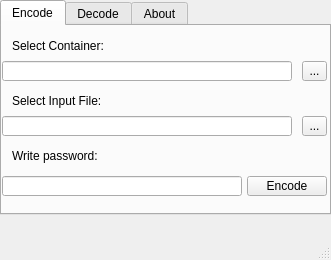
<?xml version="1.0" encoding="UTF-8"?>
<ui version="4.0">
 <class>MainWindow</class>
 <widget class="QMainWindow" name="MainWindow">
  <property name="geometry">
   <rect>
    <x>0</x>
    <y>0</y>
    <width>331</width>
    <height>260</height>
   </rect>
  </property>
  <property name="sizePolicy">
   <sizepolicy hsizetype="Fixed" vsizetype="Fixed">
    <horstretch>0</horstretch>
    <verstretch>0</verstretch>
   </sizepolicy>
  </property>
  <property name="minimumSize">
   <size>
    <width>331</width>
    <height>260</height>
   </size>
  </property>
  <property name="maximumSize">
   <size>
    <width>331</width>
    <height>260</height>
   </size>
  </property>
  <property name="baseSize">
   <size>
    <width>331</width>
    <height>260</height>
   </size>
  </property>
  <property name="windowTitle">
   <string>Steganographer</string>
  </property>
  <property name="toolButtonStyle">
   <enum>Qt::ToolButtonIconOnly</enum>
  </property>
  <property name="tabShape">
   <enum>QTabWidget::Rounded</enum>
  </property>
  <property name="unifiedTitleAndToolBarOnMac">
   <bool>false</bool>
  </property>
  <widget class="QWidget" name="centralwidget">
   <widget class="QTabWidget" name="MainTab">
    <property name="geometry">
     <rect>
      <x>0</x>
      <y>0</y>
      <width>331</width>
      <height>215</height>
     </rect>
    </property>
    <property name="currentIndex">
     <number>0</number>
    </property>
    <widget class="QWidget" name="Encode">
     <attribute name="title">
      <string>Encode</string>
     </attribute>
     <widget class="QLineEdit" name="Encode_Container_LineEdit">
      <property name="geometry">
       <rect>
        <x>0</x>
        <y>35</y>
        <width>290</width>
        <height>20</height>
       </rect>
      </property>
     </widget>
     <widget class="QLabel" name="Encode_Container_Label">
      <property name="geometry">
       <rect>
        <x>10</x>
        <y>10</y>
        <width>325</width>
        <height>20</height>
       </rect>
      </property>
      <property name="text">
       <string>Select Container:</string>
      </property>
     </widget>
     <widget class="QToolButton" name="Encode_Container_ToolButton">
      <property name="geometry">
       <rect>
        <x>300</x>
        <y>35</y>
        <width>25</width>
        <height>20</height>
       </rect>
      </property>
      <property name="text">
       <string>...</string>
      </property>
     </widget>
     <widget class="QLineEdit" name="Encode_InputFile_LineEdit">
      <property name="geometry">
       <rect>
        <x>0</x>
        <y>90</y>
        <width>290</width>
        <height>20</height>
       </rect>
      </property>
     </widget>
     <widget class="QToolButton" name="Encode_InputFile_ToolButton">
      <property name="geometry">
       <rect>
        <x>300</x>
        <y>90</y>
        <width>25</width>
        <height>20</height>
       </rect>
      </property>
      <property name="text">
       <string>...</string>
      </property>
     </widget>
     <widget class="QLabel" name="Encode_InputFile_Label">
      <property name="geometry">
       <rect>
        <x>10</x>
        <y>65</y>
        <width>325</width>
        <height>20</height>
       </rect>
      </property>
      <property name="text">
       <string>Select Input File:</string>
      </property>
     </widget>
     <widget class="QLineEdit" name="Encode_Password_LineEdit">
      <property name="geometry">
       <rect>
        <x>0</x>
        <y>150</y>
        <width>240</width>
        <height>20</height>
       </rect>
      </property>
      <property name="inputMethodHints">
       <set>Qt::ImhHiddenText|Qt::ImhNoAutoUppercase|Qt::ImhNoPredictiveText|Qt::ImhSensitiveData</set>
      </property>
      <property name="echoMode">
       <enum>QLineEdit::Password</enum>
      </property>
     </widget>
     <widget class="QLabel" name="Encode_Password_Label">
      <property name="geometry">
       <rect>
        <x>10</x>
        <y>120</y>
        <width>325</width>
        <height>20</height>
       </rect>
      </property>
      <property name="text">
       <string>Write password:</string>
      </property>
     </widget>
     <widget class="QPushButton" name="Encode_Password_pushButton">
      <property name="geometry">
       <rect>
        <x>245</x>
        <y>150</y>
        <width>80</width>
        <height>20</height>
       </rect>
      </property>
      <property name="text">
       <string>Encode</string>
      </property>
      <property name="flat">
       <bool>false</bool>
      </property>
     </widget>
    </widget>
    <widget class="QWidget" name="Decode">
     <attribute name="title">
      <string>Decode</string>
     </attribute>
     <widget class="QLabel" name="Decode_Container_Label">
      <property name="geometry">
       <rect>
        <x>10</x>
        <y>10</y>
        <width>325</width>
        <height>20</height>
       </rect>
      </property>
      <property name="text">
       <string>Select Container:</string>
      </property>
     </widget>
     <widget class="QLineEdit" name="Decode_Container_LineEdit">
      <property name="geometry">
       <rect>
        <x>0</x>
        <y>35</y>
        <width>290</width>
        <height>20</height>
       </rect>
      </property>
     </widget>
     <widget class="QToolButton" name="Decode_Container_ToolButton">
      <property name="geometry">
       <rect>
        <x>300</x>
        <y>35</y>
        <width>25</width>
        <height>20</height>
       </rect>
      </property>
      <property name="text">
       <string>...</string>
      </property>
     </widget>
     <widget class="QLabel" name="Decode_Password_Label">
      <property name="geometry">
       <rect>
        <x>10</x>
        <y>65</y>
        <width>325</width>
        <height>20</height>
       </rect>
      </property>
      <property name="text">
       <string>Write password:</string>
      </property>
     </widget>
     <widget class="QLineEdit" name="Decode_Password_LineEdit">
      <property name="geometry">
       <rect>
        <x>0</x>
        <y>90</y>
        <width>237</width>
        <height>21</height>
       </rect>
      </property>
      <property name="inputMethodHints">
       <set>Qt::ImhHiddenText|Qt::ImhNoAutoUppercase|Qt::ImhNoPredictiveText|Qt::ImhSensitiveData</set>
      </property>
      <property name="echoMode">
       <enum>QLineEdit::Password</enum>
      </property>
     </widget>
     <widget class="QPushButton" name="Decode_Password_pushButton">
      <property name="geometry">
       <rect>
        <x>245</x>
        <y>90</y>
        <width>80</width>
        <height>20</height>
       </rect>
      </property>
      <property name="text">
       <string>Decode</string>
      </property>
     </widget>
    </widget>
    <widget class="QWidget" name="About">
     <attribute name="title">
      <string>About</string>
     </attribute>
     <widget class="QLabel" name="About_Developer_Label">
      <property name="geometry">
       <rect>
        <x>10</x>
        <y>5</y>
        <width>241</width>
        <height>16</height>
       </rect>
      </property>
      <property name="text">
       <string>Developer: Vladislav Lisyanskiy</string>
      </property>
     </widget>
     <widget class="QLabel" name="About_email_Label">
      <property name="geometry">
       <rect>
        <x>10</x>
        <y>35</y>
        <width>241</width>
        <height>16</height>
       </rect>
      </property>
      <property name="text">
       <string>e-mail: vladislav.lisyanskiy@gmail.com</string>
      </property>
      <property name="openExternalLinks">
       <bool>false</bool>
      </property>
     </widget>
     <widget class="QLabel" name="About_VK_Label">
      <property name="geometry">
       <rect>
        <x>10</x>
        <y>65</y>
        <width>241</width>
        <height>16</height>
       </rect>
      </property>
      <property name="text">
       <string>VK: vk.com/vladislav.lisyanskiy</string>
      </property>
     </widget>
     <widget class="QLabel" name="About_Version_Label">
      <property name="geometry">
       <rect>
        <x>0</x>
        <y>160</y>
        <width>320</width>
        <height>20</height>
       </rect>
      </property>
      <property name="layoutDirection">
       <enum>Qt::LeftToRight</enum>
      </property>
      <property name="text">
       <string>v1.02</string>
      </property>
      <property name="alignment">
       <set>Qt::AlignRight|Qt::AlignTrailing|Qt::AlignVCenter</set>
      </property>
     </widget>
    </widget>
   </widget>
  </widget>
  <widget class="QMenuBar" name="menubar">
   <property name="geometry">
    <rect>
     <x>0</x>
     <y>0</y>
     <width>331</width>
     <height>22</height>
    </rect>
   </property>
  </widget>
  <widget class="QStatusBar" name="statusbar"/>
  <action name="actionAbout">
   <property name="text">
    <string>About</string>
   </property>
  </action>
 </widget>
 <resources/>
 <connections/>
</ui>
